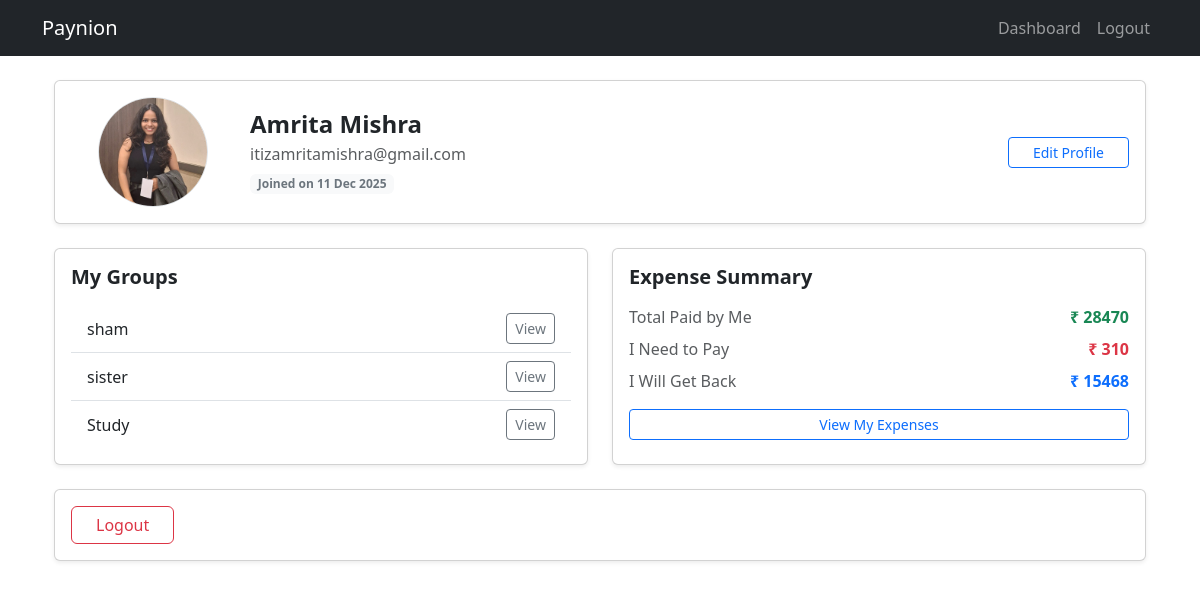
Page /accounts/profile/ (signed in) on the committed database.
### accounts/models.py (models this page shows, shortened)
class CustomUser(AbstractUser):
    email = models.EmailField(unique=True)
    full_name = models.CharField(max_length=255)
    phone = models.CharField(max_length=10, blank=True, null=True)
    profile_image = models.ImageField(upload_to=user_profile_path, default='default_profile.jpg',blank=True,null=True)
    bio = models.CharField(max_length=255, blank=True, null=True)
    USERNAME_FIELD = 'email'
    REQUIRED_FIELDS = ['username', 'full_name']   # keep username but don't use for login

### groups/models.py (models this page shows, shortened)
class Group(models.Model):
    title = models.CharField(max_length=255, null=True, blank=True)
    description = models.TextField(blank=True, null=True)
    members = models.ManyToManyField(User, related_name="group_members")
    created_by = models.ForeignKey(User, on_delete=models.CASCADE, related_name="created_groups")
    created_at = models.DateTimeField(auto_now_add=True)

### accounts/views.py (the view)
# urls.py: path('profile/', views.profile_view, name='profile'),
@login_required
def profile_view(request):
    user = request.user
    groups = Group.objects.filter(members=user)
    total_paid_by_me = Expense.objects.filter(
        paid_by=user
    ).aggregate(total=Sum('amount'))['total'] or 0
    total_need_to_pay = ExpenseSplit.objects.filter(
        user=user
    ).exclude(
        expense__paid_by=user
    ).aggregate(total=Sum('amount'))['total'] or 0
    total_get_back = ExpenseSplit.objects.filter(
        expense__paid_by=user
    ).exclude(
        user=user
    ).aggregate(total=Sum('amount'))['total'] or 0
    context = {
        "user": user,
        "groups":groups,
        "total_paid_by_me": total_paid_by_me,
        "total_need_to_pay": total_need_to_pay,
        "total_get_back": total_get_back,
    }
    return render(request, "accounts/profile.html", context)

### accounts/templates/accounts/profile.html (shortened to what this page needs)
{% extends "base.html" %}
{% block content %}
<div class="container mt-4 mb-5">
  <div class="card shadow-sm mb-4">
    <div class="card-body">
      <div class="row align-items-center g-3">
        <div class="col-md-2 text-center">
          <img
            src="{% if request.user.profile_image %}{{ request.user.profile_image.url }}{% else %}/static/images/default-user.png{% endif %}"
            class="rounded-circle border"
            width="110"
            height="110"
            style="object-fit: cover;"
            alt="Profile Image">
        </div>
        <div class="col-md-7 text-center text-md-start">
          <h4 class="mb-1 fw-bold">{{ request.user.full_name }}</h4>
          <p class="text-muted mb-1">{{ request.user.email }}</p>
          <span class="badge bg-light text-secondary">
            Joined on {{ request.user.date_joined|date:"d M Y" }}
          </span>
        </div>
        <div class="col-md-3 text-center text-md-end">
          <a href="{% url 'accounts:edit_profile' %}" class="btn btn-outline-primary btn-sm px-4">
            Edit Profile
          </a>
        </div>
      </div>
    </div>
  </div>
  <div class="row g-4">
    <div class="col-lg-6">
      <div class="card shadow-sm h-100">
        <div class="card-body">
          <h5 class="fw-bold mb-3">
             My Groups
          </h5>
          {% if groups %}
            <ul class="list-group list-group-flush">
              {% for group in groups %}
                <li class="list-group-item d-flex justify-content-between align-items-center">
                  <span class="fw-medium">{{ group.title }}</span>
                  <a href="{% url 'groups:group_detail' group.id %}"
                     class="btn btn-sm btn-outline-secondary">
                    View
                  </a>
                </li>
              {% endfor %}
            </ul>
          {% else %}
            <p class="text-muted mb-0">
              You are not part of any group yet.
            </p>
          {% endif %}
        </div>
      </div>
    </div>
    <div class="col-lg-6">
      <div class="card shadow-sm h-100">
        <div class="card-body">
          <h5 class="fw-bold mb-3">
            Expense Summary
          </h5>
          <div class="d-flex justify-content-between mb-2">
            <span class="text-muted">Total Paid by Me</span>
            <span class="fw-semibold text-success">₹ {{ total_paid_by_me }}</span>
          </div>
          <div class="d-flex justify-content-between mb-2">
            <span class="text-muted">I Need to Pay</span>
            <span class="fw-semibold text-danger">₹ {{ total_need_to_pay }}</span>
          </div>
          <div class="d-flex justify-content-between mb-3">
            <span class="text-muted">I Will Get Back</span>
            <span class="fw-semibold text-primary">₹ {{ total_get_back }}</span>
          </div>
          <a href="{% url 'accounts:my_expenses' %}"
             class="btn btn-outline-primary btn-sm w-100">
            View My Expenses
          </a>
        </div>
      </div>
    </div>
  </div>
  <div class="card shadow-sm mt-4">
    <div class="card-body d-flex flex-wrap justify-content-between gap-3">
      <a href="{% url 'accounts:logout' %}" class="btn btn-outline-danger px-4">
        Logout
      </a>
    </div>
  </div>
</div>
{% endblock %}

### rows in the picture
CustomUser: profile_image (picture), user.full_name "Amrita Mishra", user.email "itizamritamishra@gmail.com", user.date_joined "11 Dec 2025"
Group: title "sham"
Group: title "sister"
Group: title "Study"

### other values in the picture
{{ total_paid_by_me }} "28470"
{{ total_need_to_pay }} "310"
{{ total_get_back }} "15468"
